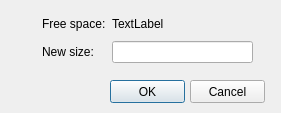
<?xml version="1.0" encoding="UTF-8"?>
<ui version="4.0">
 <class>CreatePartitionWindow</class>
 <widget class="QDialog" name="CreatePartitionWindow">
  <property name="geometry">
   <rect>
    <x>0</x>
    <y>0</y>
    <width>281</width>
    <height>113</height>
   </rect>
  </property>
  <property name="windowTitle">
   <string>Dialog</string>
  </property>
  <widget class="QPushButton" name="okButton">
   <property name="geometry">
    <rect>
     <x>110</x>
     <y>80</y>
     <width>75</width>
     <height>23</height>
    </rect>
   </property>
   <property name="text">
    <string>OK</string>
   </property>
  </widget>
  <widget class="QPushButton" name="cancelButton">
   <property name="geometry">
    <rect>
     <x>190</x>
     <y>80</y>
     <width>75</width>
     <height>23</height>
    </rect>
   </property>
   <property name="text">
    <string>Cancel</string>
   </property>
  </widget>
  <widget class="QWidget" name="">
   <property name="geometry">
    <rect>
     <x>42</x>
     <y>12</y>
     <width>211</width>
     <height>51</height>
    </rect>
   </property>
   <layout class="QGridLayout" name="gridLayout">
    <item row="0" column="0">
     <widget class="QLabel" name="label_2">
      <property name="text">
       <string>Free space:</string>
      </property>
     </widget>
    </item>
    <item row="0" column="1">
     <widget class="QLabel" name="freeSpaceLabel">
      <property name="text">
       <string>TextLabel</string>
      </property>
     </widget>
    </item>
    <item row="1" column="0">
     <widget class="QLabel" name="label">
      <property name="text">
       <string>New size:</string>
      </property>
     </widget>
    </item>
    <item row="1" column="1">
     <widget class="QLineEdit" name="sizeLineEdit"/>
    </item>
   </layout>
  </widget>
 </widget>
 <resources/>
 <connections/>
</ui>
